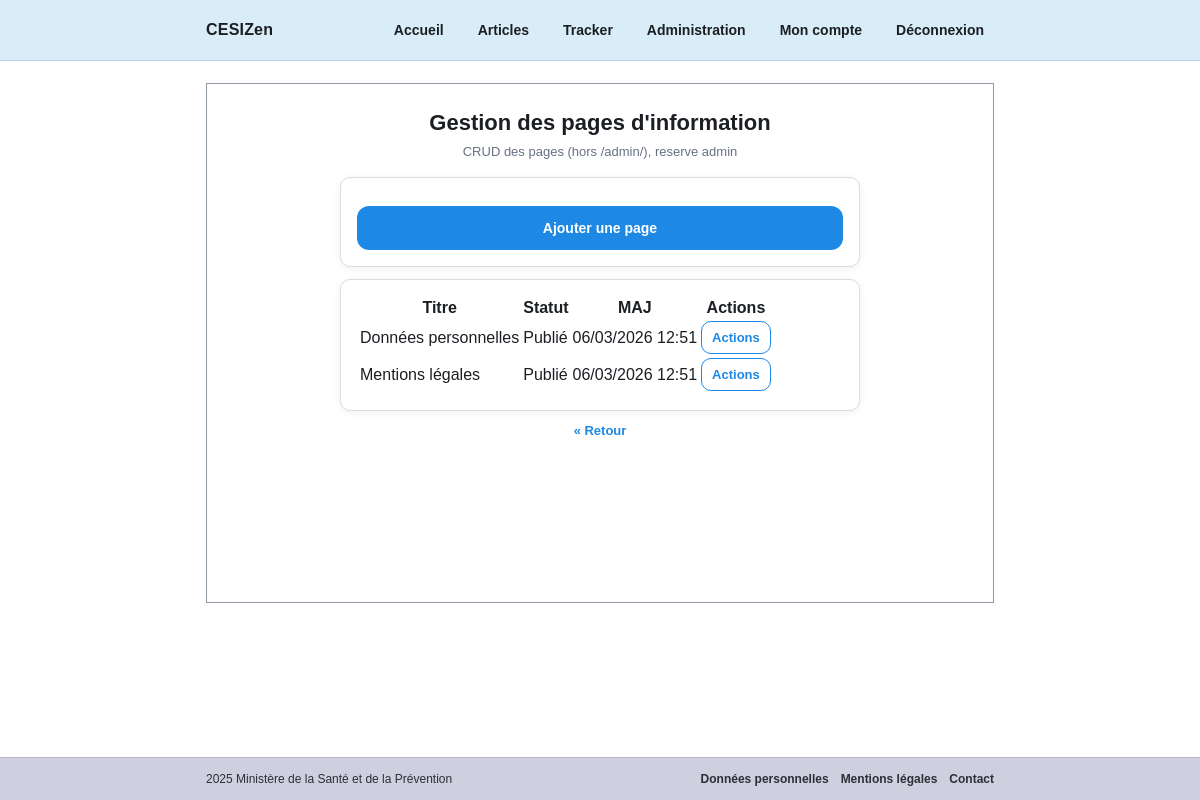
Page /gestion/pages/ (signed in) on the earlier database version.
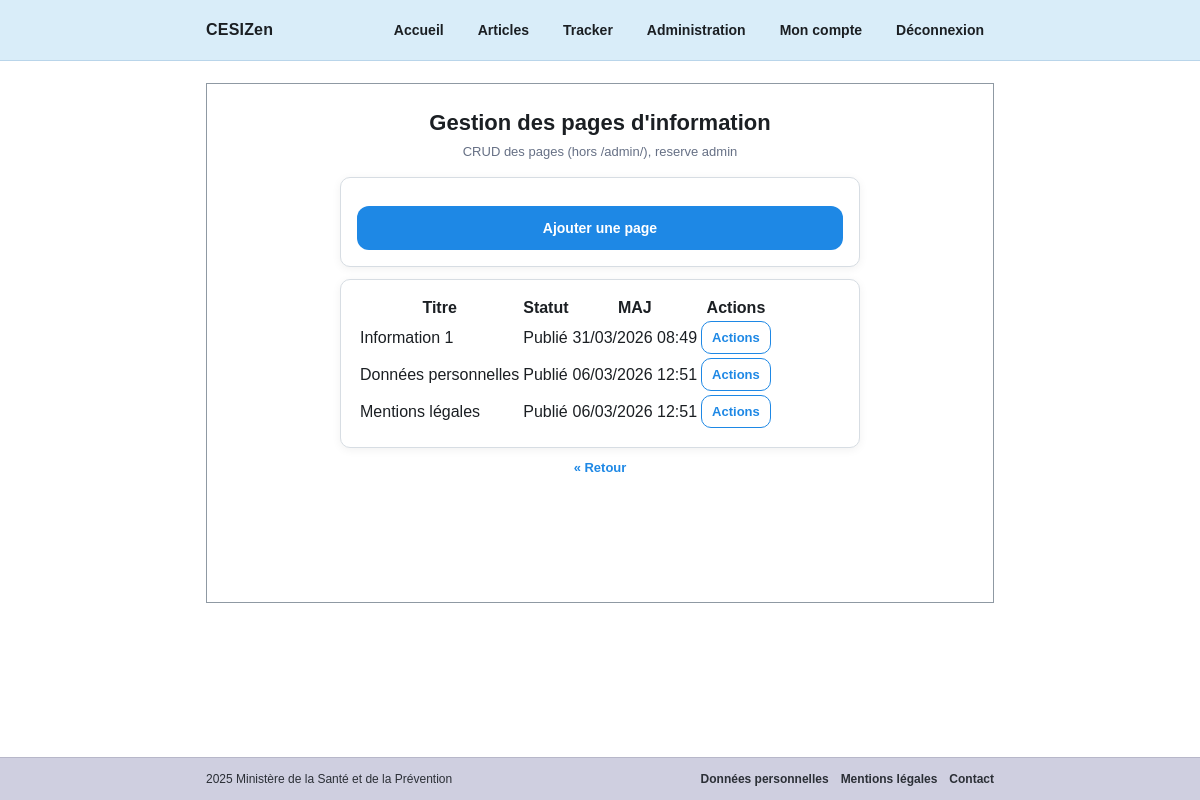
Same page on the later database version.
### infos/models.py (models this page shows, shortened)
class PageInformation(models.Model):
    STATUT_CHOICES = [
        ("brouillon", "Brouillon"),
        ("publie", "Publié"),
        ("archive", "Archivé"),
    ]
    titre = models.CharField(max_length=120)
    slug = models.SlugField(unique=True)
    contenu = models.TextField()
    statut = models.CharField(max_length=10, choices=STATUT_CHOICES, default="brouillon")
    date_publication = models.DateTimeField(null=True, blank=True)
    date_mise_a_jour = models.DateTimeField(auto_now=True)

### infos/views_admin.py (the view)
# urls.py: path("gestion/pages/", views_admin.page_list, name="page_admin_list"),
@user_passes_test(is_admin)
def page_list(request):
    pages = PageInformation.objects.all().order_by("-date_mise_a_jour")
    return render(request, "infos/admin/page_list.html", {"pages": pages})

### accounts/context_processors.py (called while the page is built)
def admin_context(request):
    return {"is_admin_user": is_admin(request.user)}

### accounts/permissions.py (called while the page is built)
def is_admin(user):
    return user.is_authenticated and (user.is_staff or user.groups.filter(name="ADMIN").exists())

### templates/infos/admin/page_list.html (shortened to what this page needs)
{% extends "base.html" %}
{% block content %}
  <div class="center">
    <h1>Gestion des pages d'information</h1>
    <p class="subtitle">CRUD des pages (hors /admin/), reserve admin</p>
  </div>
  <div class="card">
    <a class="btn btn-primary" href="{% url 'page_admin_add' %}">Ajouter une page</a>
  </div>
  <div style="height:12px;"></div>
  <div class="card">
    {% if pages %}
      <table>
        <thead>
          <tr>
            <th>Titre</th>
            <th>Statut</th>
            <th>MAJ</th>
            <th>Actions</th>
          </tr>
        </thead>
        <tbody>
          {% for p in pages %}
            <tr>
              <td>{{ p.titre }}</td>
              <td>{{ p.get_statut_display }}</td>
              <td>{{ p.date_mise_a_jour|date:"d/m/Y H:i" }}</td>
              <td>
                <details class="row-actions">
                  <summary class="btn btn-secondary btn-sm">Actions</summary>
                </details>
              </td>
            </tr>
          {% endfor %}
        </tbody>
      </table>
    {% else %}
      <p class="subtitle">Aucune page creee.</p>
    {% endif %}
  </div>
  <div class="center">
    <a class="backlink" href="{% url 'home' %}">&laquo; Retour</a>
  </div>
{% endblock %}

Differences in the rows shown:
added PageInformation: titre "Information 1", statut "Publié", date_mise_a_jour "31/03/2026 08:49"
